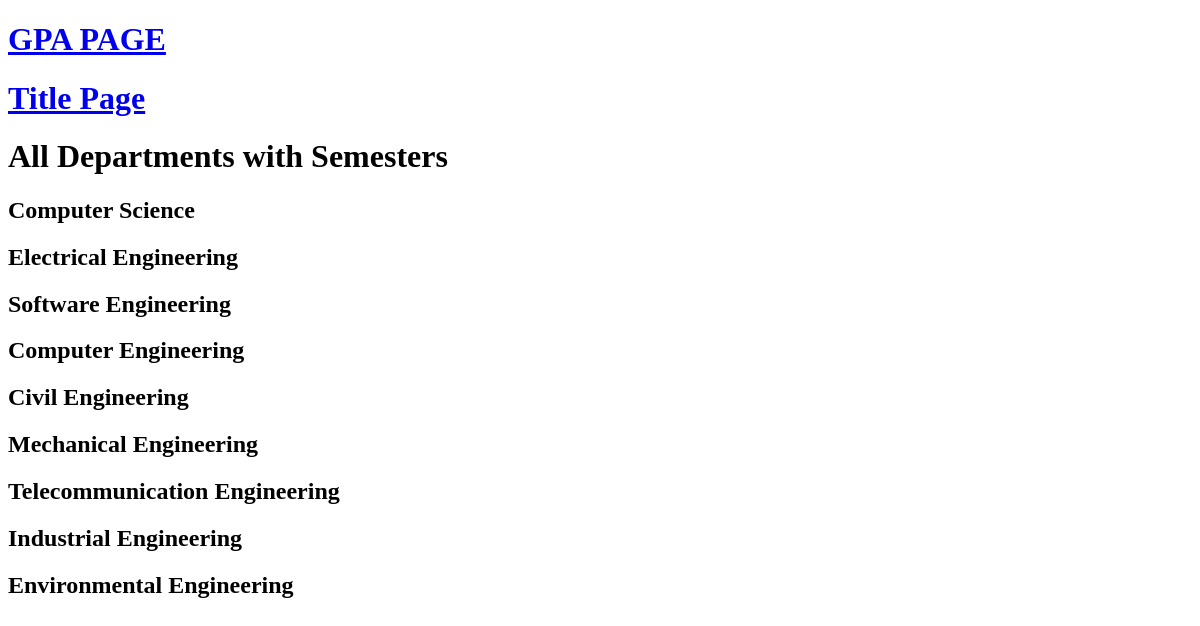
The app's page /, older data.
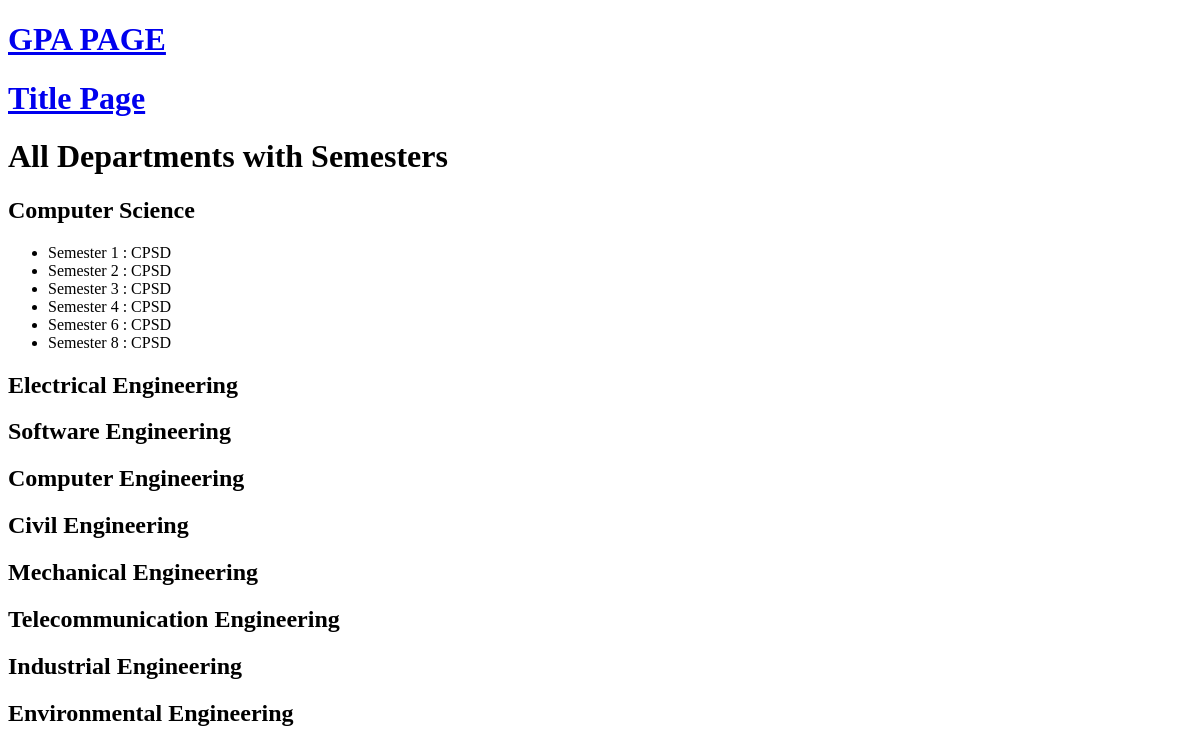
The same page, newer data.
### uettApp/models.py (models this page shows, shortened)
class Department(models.Model):
    id = models.UUIDField(primary_key=True, default=uuid.uuid4, editable=False)
    name = models.CharField(max_length=200)
    nickname = models.CharField(max_length=10)
    def __str__(self):
        return self.nickname

class Semester(models.Model):
    id = models.UUIDField(primary_key=True, default=uuid.uuid4, editable=False)
    name = models.CharField(max_length=200)
    department = models.ForeignKey(Department, on_delete=models.CASCADE)
    subjects = models.ManyToManyField(Subject)

### uettApp/views.py (the view)
# urls.py: path('', views.home, name='home'),
def home(request):
    departments = Department.objects.all()
    semesters = Semester.objects.all()  # Get all semesters
    context = {'departments': departments, 'semesters': semesters}
    return render(request, 'uettApp/home.html', context)

### uettApp/templates/uettApp/home.html (shortened to what this page needs)
<!DOCTYPE html>
<html lang="en">
<head>
</head>
<body>
    <h1><a target='blank' href="{% url 'gpa' %}">GPA PAGE</a></h1>
    <h1><a target='blank' href="#">Title Page</a></h1>
    <h1>All Departments with Semesters</h1>
    {% for department in departments %}
        <h2>{{ department.name }}</h2>
        <ul>
            {% for semester in semesters %}
                {% if semester.department == department %}
                    <li><a target='blank' >{{ semester.name }} : {{ semester.department }}</a></li>
                {% endif %}
            {% endfor %}
        </ul>
    {% endfor %}
</body>
</html>

Row changes from the older to the newer data that the page shows:
added Semester: name "Semester 1", department "CPSD", shown under Department "Computer Science"
added Semester: name "Semester 2", department "CPSD", shown under Department "Computer Science"
added Semester: name "Semester 3", department "CPSD", shown under Department "Computer Science"
added Semester: name "Semester 4", department "CPSD", shown under Department "Computer Science"
added Semester: name "Semester 6", department "CPSD", shown under Department "Computer Science"
added Semester: name "Semester 8", department "CPSD", shown under Department "Computer Science"
